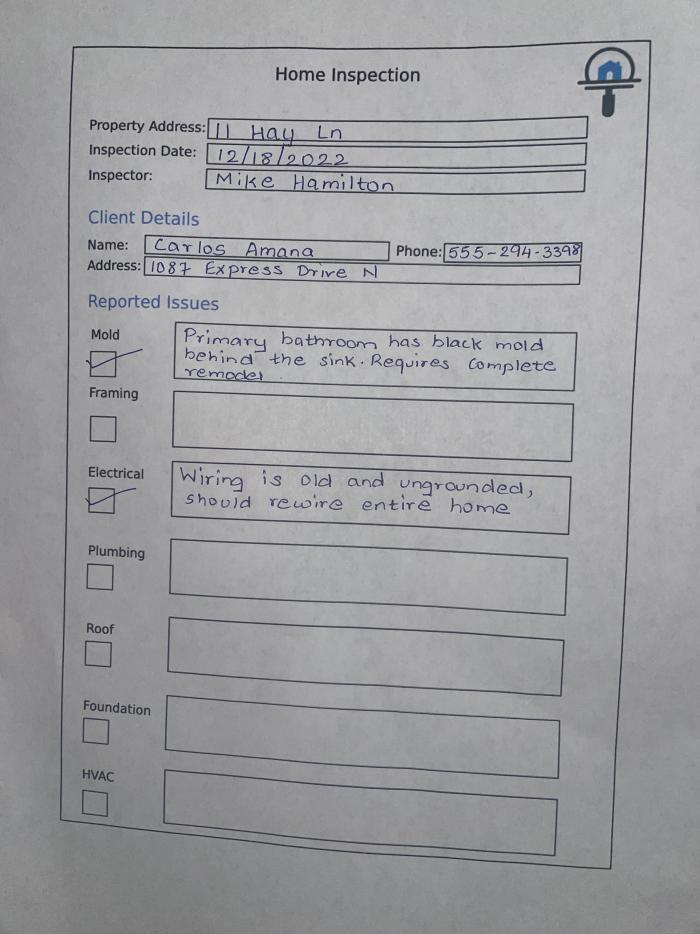
#> input picture pdf-manager/crop-forms/1.jpg, 700 x 934 px; its folder holds only this picture in this run
$ python crop.py
#> lines starting #> are read from the running program, lines starting #| are printed output that depends on the picture; after the words box and inside, x2 and y2 are one past the last pixel; in counts of white or black regions, pixels touching at a corner belong together
import cv2, os
import numpy as np
import pytesseract
from pytesseract import Output

debug = False
inputs = 'crop-forms'
# All files in the directory will be converted and shown.

def is_image_file(path):
    extension = os.path.splitext(path)[1].lower()
    image_extensions = {'.jpg', '.jpeg', '.png', '.bmp', '.gif', '.webp'}
    return extension in image_extensions

def crop(path):
    # Load the image
#> called with path = 'crop-forms/1.jpg'
    img = cv2.imread(path)
#> img is the input picture: shape (934, 700, 3); mean B, G, R 159.7, 157, 156.7

    # Define the size of the output image
    width = 1190# width of the output image
    height = 1684 # height of the output image

    if debug:
        cv2.imshow('Original Image', img)
        cv2.waitKey(0)
        cv2.destroyAllWindows()

    # Convert the image to grayscale
    gray = cv2.cvtColor(img, cv2.COLOR_BGR2GRAY)

    if debug:
        cv2.imshow('Grayscale Image', gray)
        cv2.waitKey(0)
        cv2.destroyAllWindows()

    # Apply adaptive thresholding to convert the image to a binary image
    thresh = cv2.adaptiveThreshold(gray, 255, cv2.ADAPTIVE_THRESH_GAUSSIAN_C, cv2.THRESH_BINARY_INV, 71, 25)
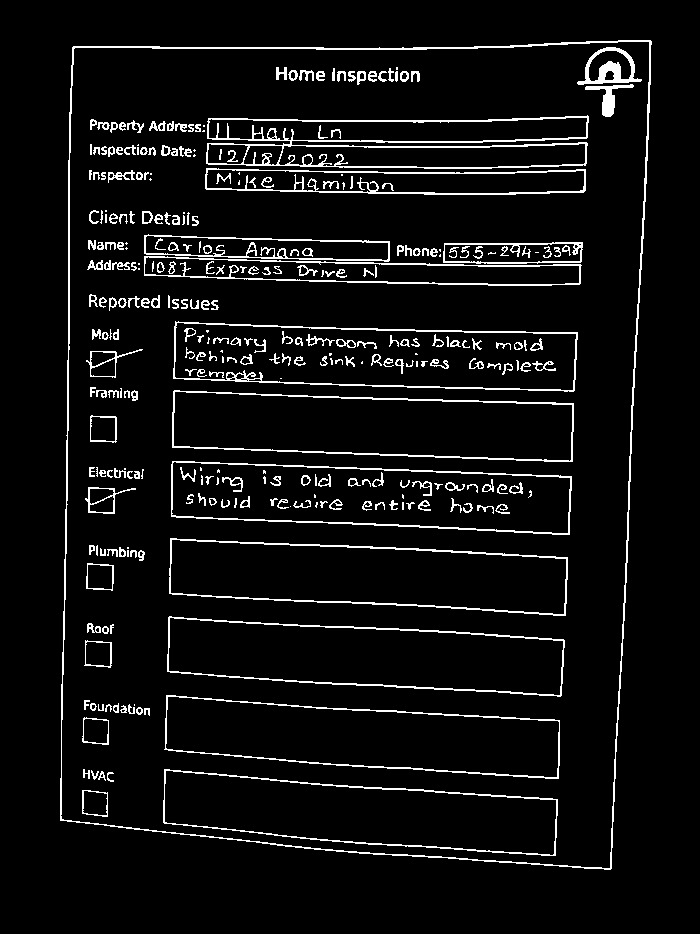
#> thresh: shape (934, 700); 6.1% white in thin lines or dots, all inside (x1, y1, x2, y2) = (60, 40, 652, 870)

    if debug:
        cv2.imshow('Binary threshold Image', thresh)
        cv2.waitKey(0)
        cv2.destroyAllWindows()

    # Find contours in the binary image
    contours, hierarchy = cv2.findContours(thresh, cv2.RETR_EXTERNAL, cv2.CHAIN_APPROX_SIMPLE)
#> contours = 1 contour; box (x1, y1, x2, y2) and area: (60, 40, 652, 870) 453795

    # Initialize the maximum area and corresponding contour
    max_area = 0
    max_cnt = None

    # Loop through each contour
    for cnt in contours:
        # Calculate the area of the contour
        area = cv2.contourArea(cnt)

        # If the area is small, ignore the contour
        if area < 100:
            continue

        # Check if the contour is closed
        perimeter = cv2.arcLength(cnt, True)
        approx = cv2.approxPolyDP(cnt, 0.04 * perimeter, True)
        if len(approx) != 4:
            continue

        # Check if the area of the contour is the maximum so far
        if area > max_area:
            max_area = area
            max_cnt = approx
#> this loop made 1 pass
#> (area, perimeter, max_area, max_cnt) on pass 1: (453795, 2779.7, 453795, [[650, 40], [72, 47], [60, 820], [611, 868]])
#> after the loop, max_area = 453795

    # Extend the corners of the contour to align them along the horizontal and vertical axes
    max_cnt[0][0][1] -= 1 # Top corner
    max_cnt[1][0][0] += .01 # Right corner
    max_cnt[2][0][1] += 1 # Bottom corner
    max_cnt[3][0][0] -= 1 # Left corner

    a = max_cnt[0][0]
#> a = [650, 39]
    b = max_cnt[1][0]
#> b = [72, 47]
    c = max_cnt[2][0]
#> c = [60, 821]
    d = max_cnt[3][0]
#> d = [610, 868]

    # Create a white mask of the same size as the input image
    mask = np.ones(img.shape[:2], dtype=np.uint8) * 255

    # Fill the mask with black inside the detected boundary
    cv2.drawContours(mask, [max_cnt], 0, 0, -1)
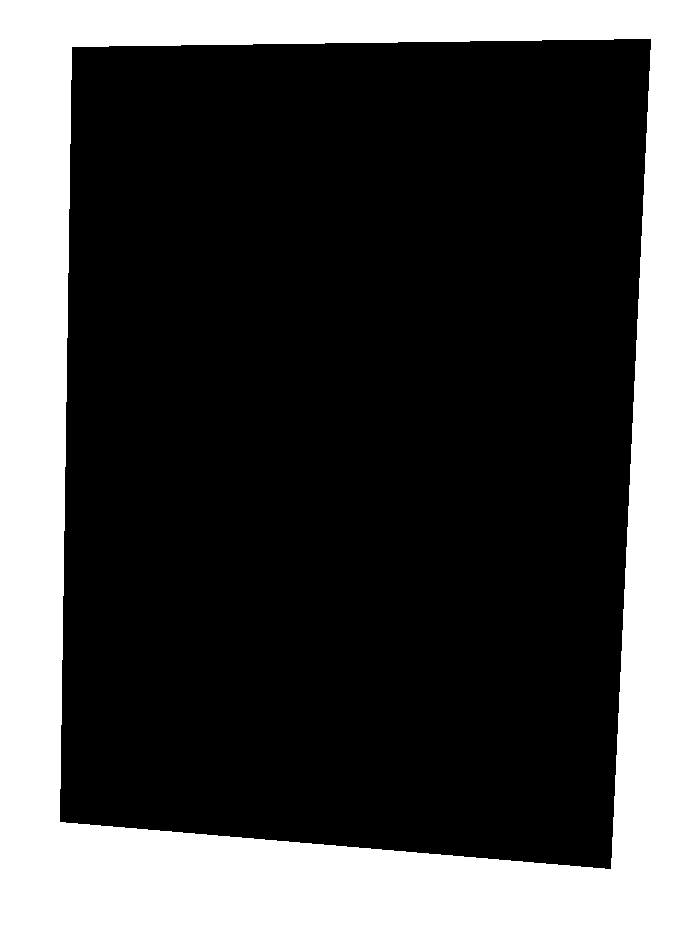
#> mask: shape (934, 700); 30.6% white; 1 white region, box (x1, y1, x2, y2) and area: (0, 0, 700, 934) 199881

    # Copy the original image content inside the detected boundary onto the new image
    new_img = np.copy(img)
    new_img[np.where(mask==0)] = img[np.where(mask==0)]


    # Fill the area outside the detected boundary with white color
    new_img[np.where(mask==255)] = [255, 255, 255]
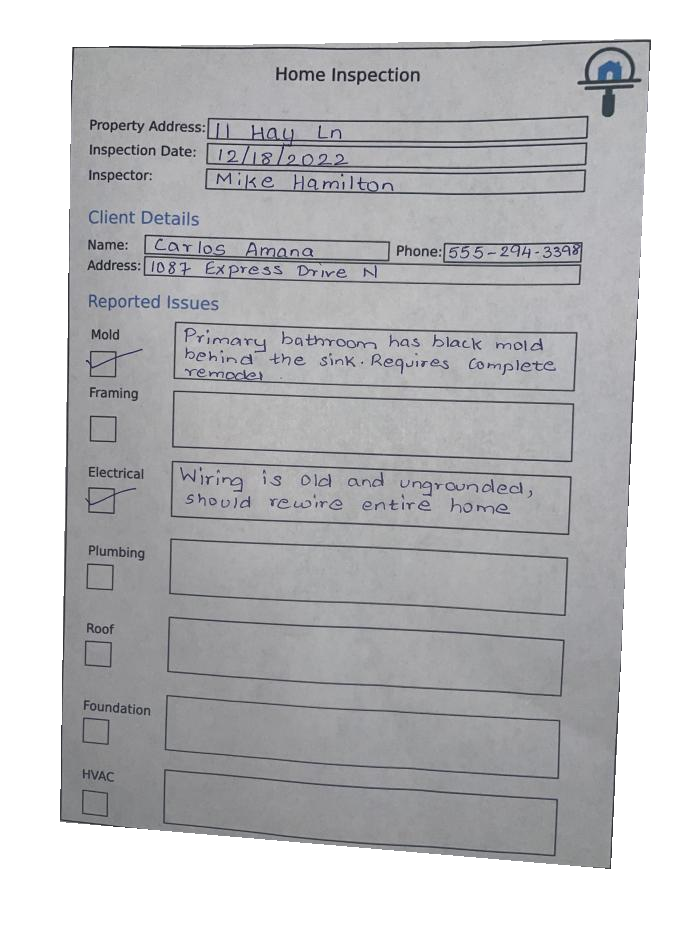
#> new_img: shape (934, 700, 3); mean B, G, R 191, 188.9, 188.7

    if debug:
        cv2.imshow('Content in boundary', new_img)
        cv2.waitKey(0)
        cv2.destroyAllWindows()

    '''Fix the warping of the image '''

    # default to good rotation
    bad_rot = False
    # if bl/tl are swapped, fix them to resolve rotation errors
    if (b[1] > new_img.shape[1] / 2): # we need to swap BL and TL coords
        bad_rot = True
        temp = b # save a so we dont loose it

        b = c
        c = d
        d = a
        a = temp


    src = np.array([[b[0], b[1]], [a[0], a[1]],[d[0], d[1]],[c[0], c[1]]])
#> src = [[72, 47], [650, 39], [610, 868], [60, 821]]
    dest = np.array([[0,0],[width,0],[width,height],[0,height]])

    # Calculate the transformation matrix
    M, _ = cv2.findHomography(src, dest)
#> M = [[2.23, 0.0345, -161.9], [0.029, 2.09, -100.5], [0.000128, -5.51e-05, 1]]

    # Apply perspective correction to the image
    img_corrected = cv2.warpPerspective(new_img, M, (round(width), round(height)))
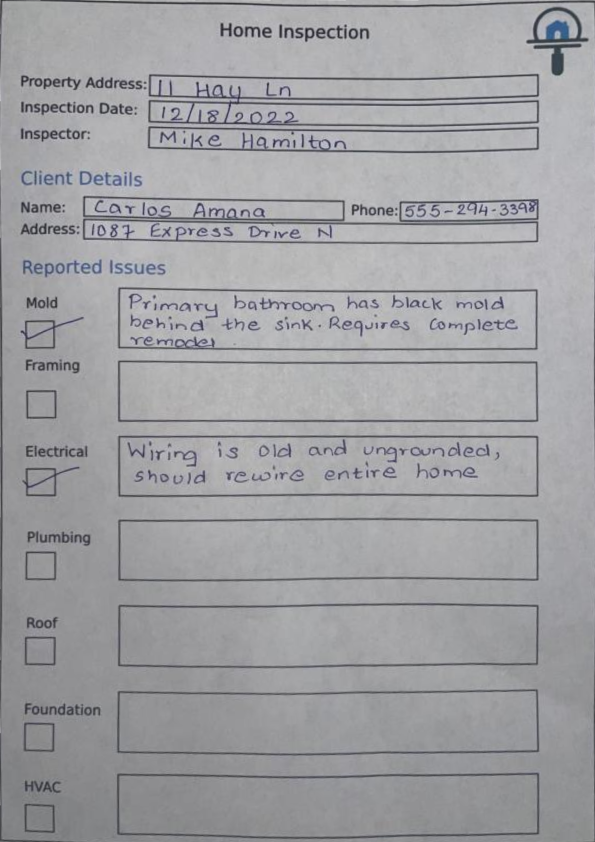
#> img_corrected: shape (1684, 1190, 3) (shown at 1/2 size); mean B, G, R 162.4, 159.3, 159.1

    # Fix rotation error
    if bad_rot:
        img_corrected = cv2.rotate(img_corrected, cv2.ROTATE_180)

    ''' Make sure the image is the right 90 degree orientation'''
    gray = cv2.cvtColor(img_corrected, cv2.COLOR_BGR2GRAY)
#> gray: shape (1684, 1190)
    # Perform OCR on the image and get the OSD information
    osd = pytesseract.image_to_osd(gray, output_type=Output.DICT)

    # Extract the rotation angle from the OSD information
    angle = int(osd['orientation'])

   # Check if the image is rotate
    if debug:
        if angle == 0:
            print('The image is straight.')
        else:
            print(f'The image is rotated {angle} degrees.')

    # Rotate the image to the correct orientation
    if angle > 250 and angle < 290:
        img_corrected = cv2.rotate(img_corrected, cv2.ROTATE_90_CLOCKWISE)
    elif angle > 160 and angle < 200:
        img_corrected = cv2.rotate(img_corrected, cv2.ROTATE_180)
    elif angle > 70 and angle < 110:
        img_corrected = cv2.rotate(img_corrected, cv2.ROTATE_90_COUNTERCLOCKWISE)

    img_corrected = cv2.resize(img_corrected, (round(width), round(height)))

    ''' Show the results '''

    cv2.imshow('Corrected Image', img_corrected)
    cv2.waitKey(0)
    cv2.destroyAllWindows()

for filename in os.listdir(inputs):
    f = os.path.join(inputs, filename)

# proceed if it is an image
    if is_image_file(f):
        crop(f)
#> (the call stopped at in crop, `osd = pytesseract.image_to_osd(gray, output_type=Output.DICT)`: pytesseract is not available in this run)

# NOTE: if you want to use custom output image size, pass through to crop instead of hardcoding. If you do this, you may need
# to delete the bad_rot variable and no longer do the 180 deg rotation when finding bad rots.
